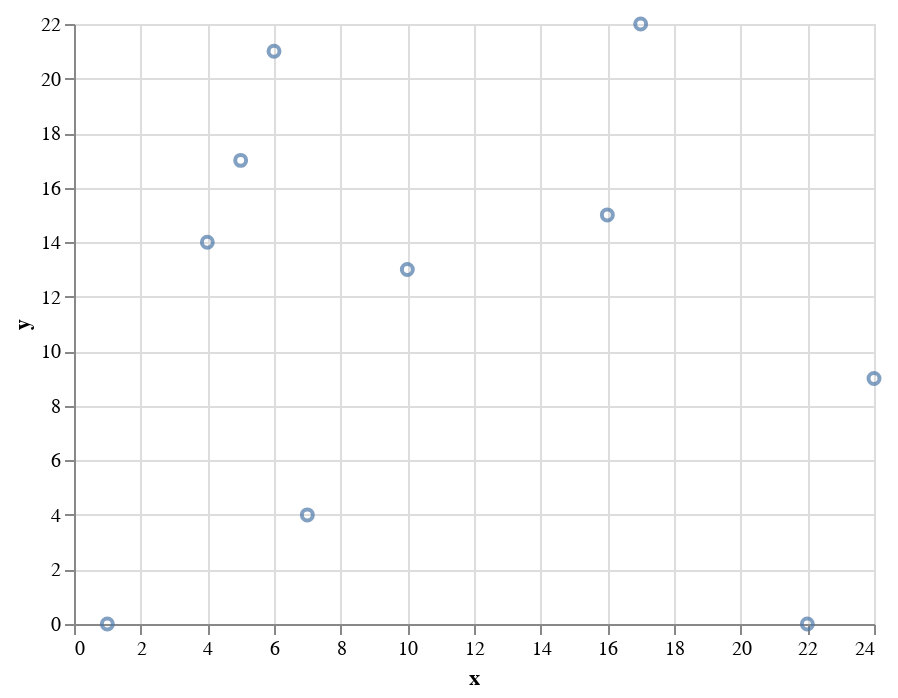

Write notebook code for a chart like this one.
### Markdown cell above
This said to assign our variable x to the x position. Now, we'll add y.

### Code cell
alt.Chart(df).mark_point().encode(x='x', y='y')

### Figure 1 — Vega-Lite specification as saved in the notebook (floating-point values rounded to 4 significant figures)
{"$schema": "https://vega.github.io/schema/vega-lite/v2.6.0.json", "config": {"view": {"height": 300, "width": 400}}, "data": {"name": "data-a7cf6c9a020a80fd301a3304b52f95ac"}, "datasets": {"data-a7cf6c9a020a80fd301a3304b52f95ac": [{"x": 10, "y": 13}, {"x": 5, "y": 17}, {"x": 16, "y": 15}, {"x": 4, "y": 14}, {"x": 24, "y": 9}, {"x": 17, "y": 22}, {"x": 1, "y": 0}, {"x": 6, "y": 21}, {"x": 22, "y": 0}, {"x": 7, "y": 4}]}, "encoding": {"x": {"field": "x", "type": "quantitative"}, "y": {"field": "y", "type": "quantitative"}}, "mark": "point"}
